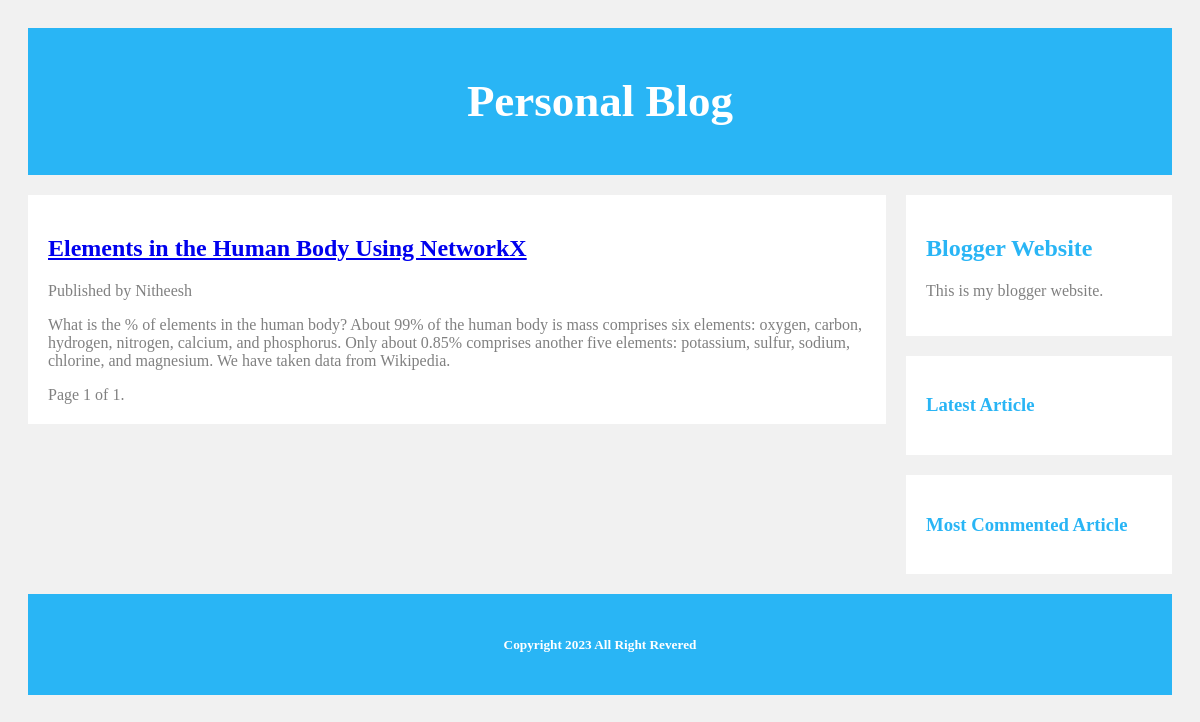
Page /blog/ on the earlier database version.
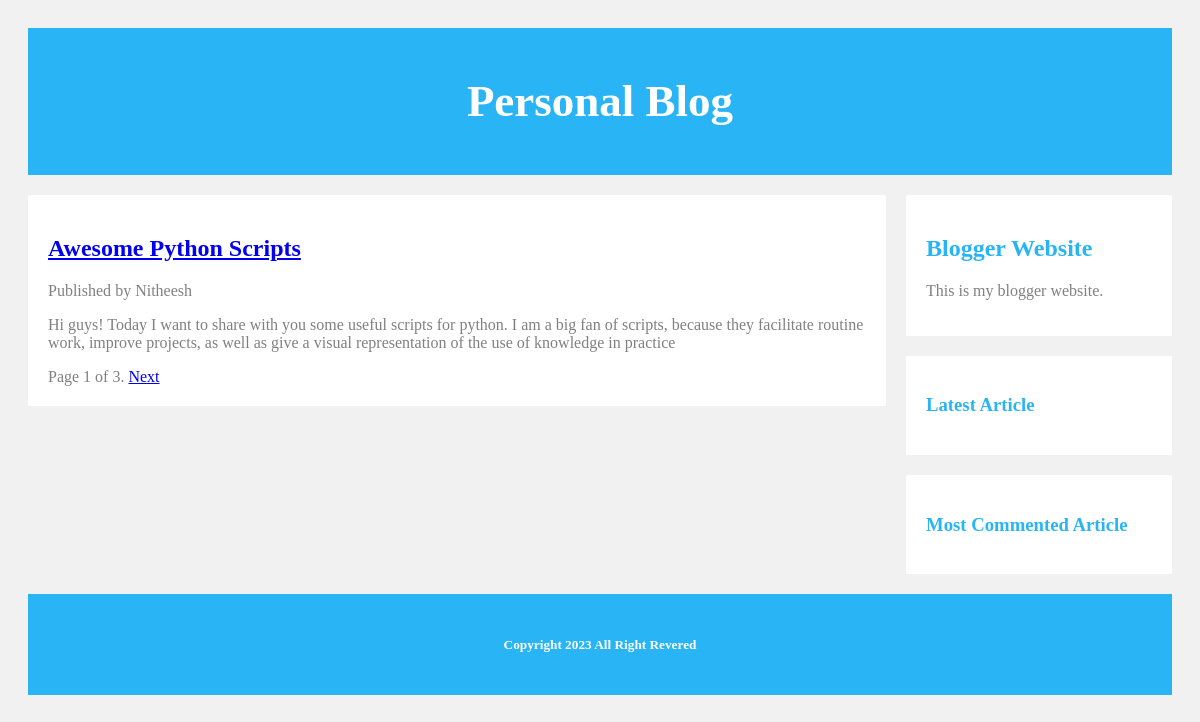
Same page on the later database version.
### blog/models.py (models this page shows, shortened)
class Article(models.Model):
    class ArticlePublishedManager(models.Manager):
        def get_queryset(self):
            return super().get_queryset().filter(status=Article.Status.PUBLISHED)
            pass
        pass
    class Status(models.TextChoices):
        DRAFT = 'DF', 'Draft'
        PUBLISHED = 'PB', 'Published'
    author = models.ForeignKey(User, on_delete=models.CASCADE, related_name='blog_articles')
    title = models.CharField(max_length=250)
    slug = models.SlugField(max_length=250, unique_for_date='published')
    body = models.TextField()
    published = models.DateTimeField(default=timezone.now)
    created = models.DateTimeField(auto_now_add=True)
    updated = models.DateTimeField(auto_now=True)
    status = models.CharField(max_length=2, choices=Status.choices, default=Status.DRAFT)
    objects = models.Manager() #The default manager
    publishedArticles = ArticlePublishedManager() #The custom manager
    class Meta:
        ordering = ['-published']
        indexes = [
            models.Index(fields=['-published'])
        ]
    def get_canonical_url(self):
        return reverse('blog:article_details',
                        args=[
                                self.published.year,
                                self.published.month,
                                self.published.day,
                                self.slug
                            ]
                        )
        pass
    pass

### blog/views.py (the view)
# urls.py: path('', views.list_of_articles, name="list_of_articles"),
def list_of_articles(request):
    articles = Article.publishedArticles.all()
    paginator = Paginator(articles, 1)
    page_number = request.GET.get('page', 1)
    try:
        articles = paginator.page(page_number)
    except EmptyPage:
        articles = paginator.page(paginator.num_pages)
    except PageNotAnInteger:
        articles = paginator.page(1)
    return render(request, 'blog/list.html', {'articles': articles})

### blog/templates/blog/list.html (shortened to what this page needs)
{% extends "blog/base.html" %}
{% block content %}
    {% for article in articles %}
        <h2>
            <a href="{{ article.get_canonical_url }}">
                {{ article.title }}
            </a>
        </h2>
        <p>
            Published {{ article.publish }} by {{ article.author }}
        </p>
        {{ article.body|truncatewords:50|linebreaks }}
    {% endfor %}
    {% include "blog/pagination.html" with page=articles %}
{% endblock %}

Differences in the rows shown:
no longer on this page (row unchanged): Article: title "Elements in the Human Body Using NetworkX", author "Nitheesh", body "What is the % of elements in the human body? About 99% of the human body is mass comprises six elements: oxygen, carbon, hydrogen, nitrogen, calcium, and phosphorus. Only about 0.85% comprises another five elements: potassium, sulfur, sodium, chlorine, and magnesium. We have taken data from Wikipedia."
now on this page (row edited): Article: title "Awesome Python Scripts", author "Nitheesh", body "Hi guys! Today I want to share with you some useful scripts for python. I am a big fan of scripts, because they facilitate routine work, improve projects, as well as give a visual representation of the use of knowledge in practice"
Other differences:
{{ page.paginator.num_pages }}: "1" → "3"
text now shown: "Next"
